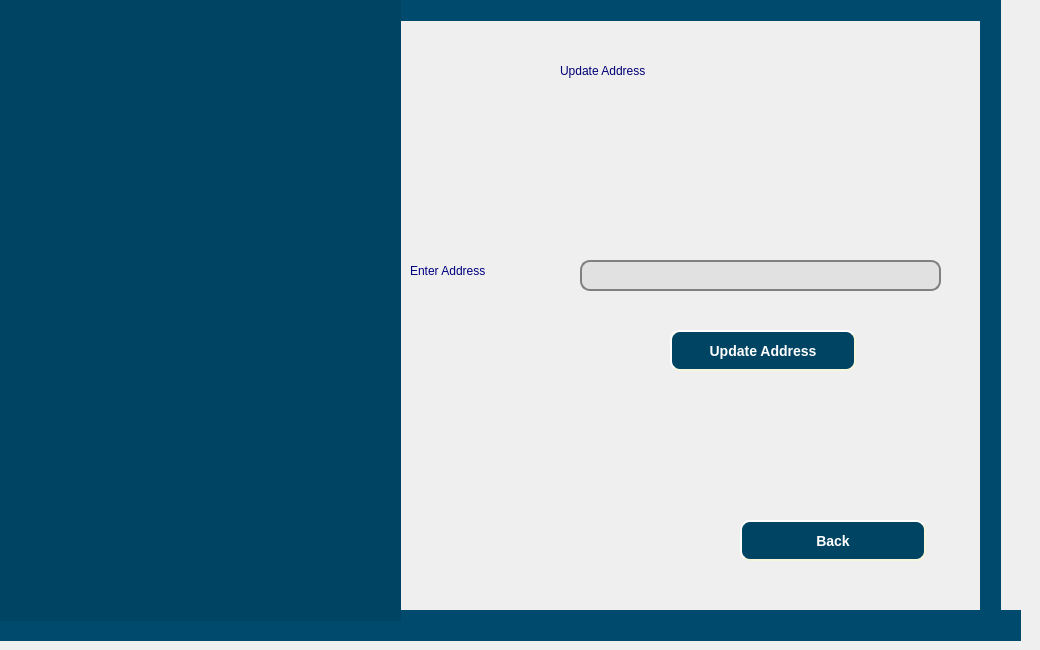
   <widget class="QWidget" name="update_address_page">
    <widget class="QLabel" name="label_52">
     <property name="geometry">
      <rect>
       <x>-10</x>
       <y>610</y>
       <width>1031</width>
       <height>31</height>
      </rect>
     </property>
     <property name="styleSheet">
      <string notr="true">background-color: rgb(0, 74, 109);</string>
     </property>
     <property name="text">
      <string/>
     </property>
    </widget>
    <widget class="QLabel" name="label_53">
     <property name="geometry">
      <rect>
       <x>-30</x>
       <y>0</y>
       <width>1031</width>
       <height>21</height>
      </rect>
     </property>
     <property name="styleSheet">
      <string notr="true">background-color: rgb(0, 74, 109);</string>
     </property>
     <property name="text">
      <string/>
     </property>
    </widget>
    <widget class="QLabel" name="label_54">
     <property name="geometry">
      <rect>
       <x>980</x>
       <y>0</y>
       <width>21</width>
       <height>631</height>
      </rect>
     </property>
     <property name="styleSheet">
      <string notr="true">background-color: rgb(0, 74, 109);</string>
     </property>
     <property name="text">
      <string/>
     </property>
    </widget>
    <widget class="QLabel" name="label_55">
     <property name="geometry">
      <rect>
       <x>0</x>
       <y>-10</y>
       <width>401</width>
       <height>631</height>
      </rect>
     </property>
     <property name="styleSheet">
      <string notr="true">background-color: rgb(0, 68, 99);</string>
     </property>
     <property name="text">
      <string/>
     </property>
    </widget>
    <widget class="QLabel" name="user_name_D_3">
     <property name="geometry">
      <rect>
       <x>410</x>
       <y>250</y>
       <width>161</width>
       <height>41</height>
      </rect>
     </property>
     <property name="styleSheet">
      <string notr="true">font: 75 16pt &quot;Times New Roman&quot;;
color: rgb(0, 0, 127);</string>
     </property>
     <property name="text">
      <string>Enter Address</string>
     </property>
    </widget>
    <widget class="QLineEdit" name="update_address_input">
     <property name="geometry">
      <rect>
       <x>580</x>
       <y>260</y>
       <width>361</width>
       <height>31</height>
      </rect>
     </property>
     <property name="styleSheet">
      <string notr="true">QLineEdit{ 
                                        background-color:rgb(225, 225, 225);
                                        border: 2px solid gray;
                                        border-radius: 10px;
                                        padding: 0 8px;
                                        font-size: 16px;}</string>
     </property>
    </widget>
    <widget class="QLabel" name="label_61">
     <property name="geometry">
      <rect>
       <x>560</x>
       <y>50</y>
       <width>271</width>
       <height>41</height>
      </rect>
     </property>
     <property name="styleSheet">
      <string notr="true">font: 75 24pt &quot;Times New Roman&quot;;
color: rgb(0, 0, 117);</string>
     </property>
     <property name="text">
      <string>Update Address</string>
     </property>
    </widget>
    <widget class="QPushButton" name="update_addressPg_button">
     <property name="geometry">
      <rect>
       <x>670</x>
       <y>330</y>
       <width>186</width>
       <height>41</height>
      </rect>
     </property>
     <property name="styleSheet">
      <string notr="true">QPushButton {
      background-color: rgb(0,68,99);
      color:white;
      border-style: outset;
      border-width: 2px;
      border-radius: 10px;
      border-color: beige;
      font: bold 14px;
      min-width: 10em;
      padding: 6px;
  }
QPushButton:pressed {
    background-color: green;
}</string>
     </property>
     <property name="text">
      <string>Update Address</string>
     </property>
    </widget>
    <widget class="QPushButton" name="backUP_address_to_update_acc_button">
     <property name="geometry">
      <rect>
       <x>740</x>
       <y>520</y>
       <width>186</width>
       <height>41</height>
      </rect>
     </property>
     <property name="styleSheet">
      <string notr="true">QPushButton {
      background-color: rgb(0,68,99);
      color:white;
      border-style: outset;
      border-width: 2px;
      border-radius: 10px;
      border-color: beige;
      font: bold 14px;
      min-width: 10em;
      padding: 6px;
  }
QPushButton:pressed {
    background-color: green;
}</string>
     </property>
     <property name="text">
      <string>Back</string>
     </property>
    </widget>
    <widget class="QLabel" name="label_81">
     <property name="geometry">
      <rect>
       <x>0</x>
       <y>0</y>
       <width>401</width>
       <height>321</height>
      </rect>
     </property>
     <property name="text">
      <string/>
     </property>
     <property name="pixmap">
      <pixmap resource="image.qrc">:/image/pic/logo.PNG</pixmap>
     </property>
     <property name="scaledContents">
      <bool>true</bool>
     </property>
    </widget>
   </widget>
